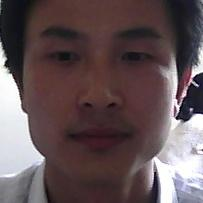
#> input picture IdenticalTwins/Dataset/Real/0001_00_00_01_47.jpg, 203 x 203 px; its folder holds only this picture in this run
$ python -i Main.py   (imports and definitions only)
#> lines starting #> are read from the running program, lines starting #| are printed output that depends on the picture

from tkinter import messagebox
from tkinter import *
from tkinter import simpledialog
import tkinter
import matplotlib.pyplot as plt
import numpy as np
from tkinter import simpledialog
from tkinter import filedialog
import os
import cv2
from sklearn.model_selection import train_test_split
from sklearn.ensemble import RandomForestClassifier
from sklearn.naive_bayes import GaussianNB
from sklearn.metrics import accuracy_score
from sklearn.preprocessing import StandardScaler
from sklearn.naive_bayes import GaussianNB
from sklearn.metrics import confusion_matrix
from sklearn.metrics import precision_score
from sklearn.metrics import recall_score
from sklearn.metrics import f1_score
import seaborn as sns
import pandas as pd

# [9 lines not run here, left out]
labels = ['Real', 'Twins']

# [109 lines left out: functions getID, uploadDataset, DatasetPreprocessing, calculateMetrics, runNaiveBayes, runRandomForest and 1 more, not called in this run]

def predict():
    global rf, scaler
    filename = filedialog.askopenfilename(initialdir="testImages")
#> the answer given: Dataset/Real/0001_00_00_01_47.jpg
    img = cv2.imread(filename)
#> img is the input picture: shape (203, 203, 3); mean B, G, R 85.4, 82.8, 98.7
    bilateral_filter = cv2.bilateralFilter(img,15,80,80)
    bilateral_filter = cv2.cvtColor(bilateral_filter, cv2.COLOR_BGR2GRAY)
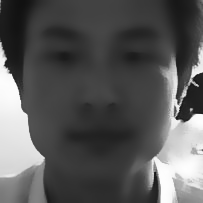
#> bilateral_filter: shape (203, 203); min 17, max 254, mean 87.8
    clahe = cv2.createCLAHE(clipLimit = 2, tileGridSize = (8, 8))
    bilateral_filter = clahe.apply(bilateral_filter)
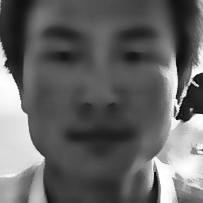
#> bilateral_filter: shape (203, 203); min 8, max 255, mean 100.1
    detected_image = cv2.Canny(bilateral_filter,50,150)
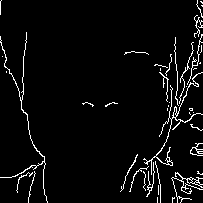
#> detected_image: shape (203, 203); 4.4% white in thin lines or dots
    image = cv2.resize(detected_image, (32, 32))
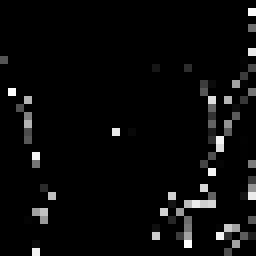
#> image: shape (32, 32) (shown 8 times larger); min 0, max 253, mean 10.1
    X = []
    X.append(image.ravel())
    X = np.asarray(X)
    X = X.astype('float32')
#> (the run stopped early here; a loop or call above may not have finished)

$ run again, on IdenticalTwins/Dataset/Real/0001_00_00_01_63.jpg
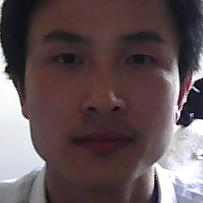
#> input picture IdenticalTwins/Dataset/Real/0001_00_00_01_63.jpg, 203 x 203 px
#> in predict, img is the input picture: shape (203, 203, 3); mean B, G, R 84.5, 82.1, 97.8
#> in predict, `detected_image = cv2.Canny(bilateral_filter,50,150)`:
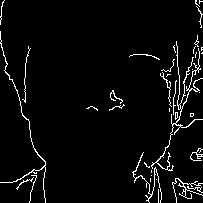
#> detected_image: shape (203, 203); 4.1% white in thin lines or dots
#> in predict, `image = cv2.resize(detected_image, (32, 32))`:
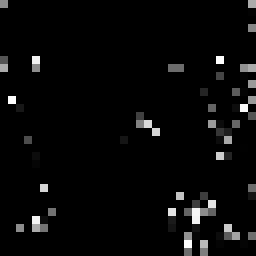
#> image: shape (32, 32) (shown 8 times larger); min 0, max 254, mean 8.6
